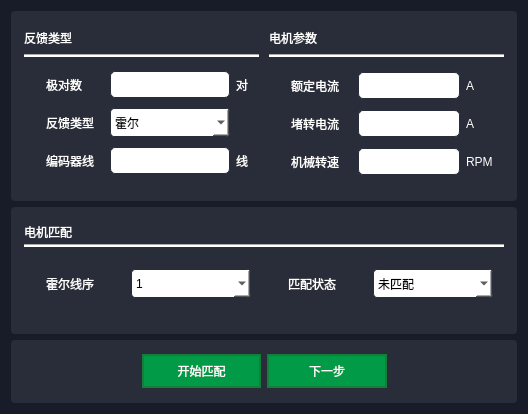
<?xml version="1.0" encoding="UTF-8"?>
<ui version="4.0">
 <class>MotorMatch</class>
 <widget class="QWidget" name="MotorMatch">
  <property name="geometry">
   <rect>
    <x>0</x>
    <y>0</y>
    <width>524</width>
    <height>414</height>
   </rect>
  </property>
  <property name="windowTitle">
   <string>电机匹配</string>
  </property>
  <property name="windowIcon">
   <iconset resource="resonrces.qrc">
    <normaloff>:/images/app.ico</normaloff>:/images/app.ico</iconset>
  </property>
  <property name="styleSheet">
   <string notr="true">QWidget{
	color:#fff;
	/*background-color: rgb(240,240,240);*/
	background-color: rgb(24,28,40);
}
QLabel{
	background-color: rgb(41,45,57);
}

QPushButton{
	color:white;
	border:2px solid #147e3a;
	background-color:#019b48;
	width:50px;
	height:30px;
}

QPushButton:hover{
	background-color:#019b48;
	font-size:12px;
	font-weight:bold;
}

QLabel{
	color:white;
}

QGroupBox{
	border:2px solid rgb(41,45,57);
	color:white;
	background-color: rgb(41,45,57);
	border-radius:4px;
}

QLineEdit{	
	background-color: rgb(255, 255, 255);
	border:1px solid #147e3a;
	width:100px;
	height:30px;
	color:black;
}
QComboBox{
	background-color: rgb(255, 255, 255);
	width:100px;
	height:27px;
	border-radius:4px;
	border:1px solid rgb(41,45,57);
	color:black;
}

QLineEdit:hover{
	border:1px solid rgb(0,149,255);
}

QTabWidget:pane{
	border-top:1px solid rgb(240, 240, 240);
	/*border:1px solid rgb(41,45,57);*/
}

QTabBar::tab{
	color:white;
	width:50px;
	height:25px;
	background-color:#019b48;
	margin-right: 5px;
	margin-bottom:-6px;
}

QTabBar::tab:selected{
	background-color:rgb(0,149,255);
	font-weight:bold;
	height:28px;
	border:1.5px solid rgb(0,110,255);
}

QMessageBox{
	background-color:rgb(41,45,57);
}

QMessageBox QPushButton:enabled{
	border-radius: 5px;
	width: 50px;
	height: 20px;
	background-color: #019b48;
	color: white;
	font-size: 12px;
}
</string>
  </property>
  <layout class="QVBoxLayout" name="verticalLayout" stretch="3,2,1">
   <item>
    <widget class="QGroupBox" name="groupBox">
     <layout class="QHBoxLayout" name="horizontalLayout">
      <item>
       <widget class="QGroupBox" name="positionLoopGroupBox">
        <property name="styleSheet">
         <string notr="true"/>
        </property>
        <layout class="QVBoxLayout" name="verticalLayout_16" stretch="1,4">
         <property name="leftMargin">
          <number>0</number>
         </property>
         <property name="topMargin">
          <number>3</number>
         </property>
         <property name="rightMargin">
          <number>0</number>
         </property>
         <property name="bottomMargin">
          <number>3</number>
         </property>
         <item>
          <layout class="QVBoxLayout" name="verticalLayout_17">
           <item>
            <widget class="QLabel" name="label_20">
             <property name="text">
              <string>反馈类型</string>
             </property>
            </widget>
           </item>
           <item>
            <widget class="Line" name="line_9">
             <property name="sizePolicy">
              <sizepolicy hsizetype="Expanding" vsizetype="Fixed">
               <horstretch>0</horstretch>
               <verstretch>0</verstretch>
              </sizepolicy>
             </property>
             <property name="styleSheet">
              <string notr="true">background-color: rgb(255, 255, 255);</string>
             </property>
             <property name="orientation">
              <enum>Qt::Horizontal</enum>
             </property>
            </widget>
           </item>
          </layout>
         </item>
         <item>
          <widget class="QGroupBox" name="gridGroupBox_6">
           <property name="styleSheet">
            <string notr="true">QLineEdit{
	border:1px solid rgb(41,45,57);
	height:25px;
	width:100px;
	border-radius:5px;
}
QLineEdit:hover{
	border:1px solid rgb(0,149,255);
}</string>
           </property>
           <layout class="QGridLayout" name="gridLayout_7" columnstretch="2,0,0">
            <property name="leftMargin">
             <number>20</number>
            </property>
            <property name="topMargin">
             <number>0</number>
            </property>
            <property name="bottomMargin">
             <number>0</number>
            </property>
            <property name="verticalSpacing">
             <number>4</number>
            </property>
            <item row="2" column="1">
             <widget class="QLineEdit" name="encoderlineLineEdit"/>
            </item>
            <item row="0" column="1">
             <widget class="QLineEdit" name="polePairsLineEdit">
              <property name="enabled">
               <bool>true</bool>
              </property>
              <property name="text">
               <string/>
              </property>
             </widget>
            </item>
            <item row="0" column="0">
             <widget class="QLabel" name="label_22">
              <property name="text">
               <string>极对数</string>
              </property>
             </widget>
            </item>
            <item row="2" column="0">
             <widget class="QLabel" name="encoderLabel">
              <property name="text">
               <string>编码器线</string>
              </property>
             </widget>
            </item>
            <item row="0" column="2">
             <widget class="QLabel" name="label_13">
              <property name="text">
               <string>对</string>
              </property>
             </widget>
            </item>
            <item row="1" column="0">
             <widget class="QLabel" name="feekbackLabel">
              <property name="text">
               <string>反馈类型</string>
              </property>
             </widget>
            </item>
            <item row="1" column="1">
             <widget class="QComboBox" name="feekbackTypeComboBox">
              <property name="enabled">
               <bool>true</bool>
              </property>
              <item>
               <property name="text">
                <string>霍尔</string>
               </property>
              </item>
              <item>
               <property name="text">
                <string>编码器</string>
               </property>
              </item>
              <item>
               <property name="text">
                <string>霍尔+编码器</string>
               </property>
              </item>
             </widget>
            </item>
            <item row="2" column="2">
             <widget class="QLabel" name="label_25">
              <property name="text">
               <string>线</string>
              </property>
             </widget>
            </item>
           </layout>
          </widget>
         </item>
        </layout>
       </widget>
      </item>
      <item>
       <widget class="QGroupBox" name="positionLoopGroupBox_2">
        <property name="styleSheet">
         <string notr="true"/>
        </property>
        <layout class="QVBoxLayout" name="verticalLayout_18" stretch="1,4">
         <property name="leftMargin">
          <number>0</number>
         </property>
         <property name="topMargin">
          <number>3</number>
         </property>
         <property name="rightMargin">
          <number>0</number>
         </property>
         <property name="bottomMargin">
          <number>3</number>
         </property>
         <item>
          <layout class="QVBoxLayout" name="verticalLayout_19">
           <item>
            <widget class="QLabel" name="label_21">
             <property name="text">
              <string>电机参数</string>
             </property>
            </widget>
           </item>
           <item>
            <widget class="Line" name="line_10">
             <property name="sizePolicy">
              <sizepolicy hsizetype="Expanding" vsizetype="Fixed">
               <horstretch>0</horstretch>
               <verstretch>0</verstretch>
              </sizepolicy>
             </property>
             <property name="styleSheet">
              <string notr="true">background-color: rgb(255, 255, 255);</string>
             </property>
             <property name="orientation">
              <enum>Qt::Horizontal</enum>
             </property>
            </widget>
           </item>
          </layout>
         </item>
         <item>
          <widget class="QGroupBox" name="gridGroupBox_7">
           <property name="styleSheet">
            <string notr="true">QLineEdit{
	border:1px solid rgb(41,45,57);
	height:25px;
	width:100px;
	border-radius:5px;
}
QLineEdit:hover{
	border:1px solid rgb(0,149,255);
}</string>
           </property>
           <layout class="QGridLayout" name="gridLayout_8" columnstretch="2,0,0">
            <property name="leftMargin">
             <number>20</number>
            </property>
            <property name="topMargin">
             <number>0</number>
            </property>
            <property name="bottomMargin">
             <number>0</number>
            </property>
            <property name="verticalSpacing">
             <number>4</number>
            </property>
            <item row="2" column="1">
             <widget class="QLineEdit" name="speedLineEdit"/>
            </item>
            <item row="0" column="1">
             <widget class="QLineEdit" name="ratedCurrentLineEdit"/>
            </item>
            <item row="0" column="0">
             <widget class="QLabel" name="label_24">
              <property name="text">
               <string>额定电流</string>
              </property>
             </widget>
            </item>
            <item row="2" column="0">
             <widget class="QLabel" name="speedlabel">
              <property name="text">
               <string>机械转速</string>
              </property>
             </widget>
            </item>
            <item row="0" column="2">
             <widget class="QLabel" name="label_14">
              <property name="text">
               <string>A</string>
              </property>
             </widget>
            </item>
            <item row="1" column="0">
             <widget class="QLabel" name="label_12">
              <property name="text">
               <string>堵转电流</string>
              </property>
             </widget>
            </item>
            <item row="2" column="2">
             <widget class="QLabel" name="label_27">
              <property name="text">
               <string>RPM</string>
              </property>
             </widget>
            </item>
            <item row="1" column="2">
             <widget class="QLabel" name="label">
              <property name="text">
               <string>A</string>
              </property>
             </widget>
            </item>
            <item row="1" column="1">
             <widget class="QLineEdit" name="locked_rotorCurrentLineEdit"/>
            </item>
           </layout>
          </widget>
         </item>
        </layout>
       </widget>
      </item>
     </layout>
    </widget>
   </item>
   <item>
    <widget class="QGroupBox" name="groupBox_2">
     <layout class="QVBoxLayout" name="verticalLayout_2">
      <item>
       <widget class="QGroupBox" name="positionLoopGroupBox_3">
        <property name="styleSheet">
         <string notr="true"/>
        </property>
        <layout class="QVBoxLayout" name="verticalLayout_20" stretch="1,4">
         <property name="spacing">
          <number>3</number>
         </property>
         <property name="leftMargin">
          <number>0</number>
         </property>
         <property name="topMargin">
          <number>3</number>
         </property>
         <property name="rightMargin">
          <number>0</number>
         </property>
         <property name="bottomMargin">
          <number>3</number>
         </property>
         <item>
          <layout class="QVBoxLayout" name="verticalLayout_21">
           <item>
            <widget class="QLabel" name="label_28">
             <property name="text">
              <string>电机匹配</string>
             </property>
            </widget>
           </item>
           <item>
            <widget class="Line" name="line_11">
             <property name="sizePolicy">
              <sizepolicy hsizetype="Expanding" vsizetype="Fixed">
               <horstretch>0</horstretch>
               <verstretch>0</verstretch>
              </sizepolicy>
             </property>
             <property name="styleSheet">
              <string notr="true">background-color: rgb(255, 255, 255);</string>
             </property>
             <property name="orientation">
              <enum>Qt::Horizontal</enum>
             </property>
            </widget>
           </item>
          </layout>
         </item>
         <item>
          <widget class="QGroupBox" name="gridGroupBox_8">
           <property name="styleSheet">
            <string notr="true">QLineEdit{
	border:1px solid rgb(41,45,57);
	height:25px;
	width:100px;
	border-radius:5px;
}
QLineEdit:hover{
	border:1px solid rgb(0,149,255);
}</string>
           </property>
           <layout class="QGridLayout" name="gridLayout_9" columnstretch="1,0,0,0">
            <property name="leftMargin">
             <number>20</number>
            </property>
            <property name="topMargin">
             <number>0</number>
            </property>
            <property name="bottomMargin">
             <number>0</number>
            </property>
            <property name="horizontalSpacing">
             <number>37</number>
            </property>
            <property name="verticalSpacing">
             <number>3</number>
            </property>
            <item row="0" column="0">
             <widget class="QLabel" name="label_16">
              <property name="text">
               <string>霍尔线序</string>
              </property>
             </widget>
            </item>
            <item row="0" column="1">
             <widget class="QComboBox" name="hallOrderComboBox">
              <item>
               <property name="text">
                <string>1</string>
               </property>
              </item>
              <item>
               <property name="text">
                <string>2</string>
               </property>
              </item>
              <item>
               <property name="text">
                <string>3</string>
               </property>
              </item>
              <item>
               <property name="text">
                <string>4</string>
               </property>
              </item>
              <item>
               <property name="text">
                <string>5</string>
               </property>
              </item>
              <item>
               <property name="text">
                <string>6</string>
               </property>
              </item>
             </widget>
            </item>
            <item row="0" column="2">
             <widget class="QLabel" name="label_30">
              <property name="text">
               <string>匹配状态</string>
              </property>
             </widget>
            </item>
            <item row="0" column="3">
             <widget class="QComboBox" name="matchStatusComboBox">
              <property name="enabled">
               <bool>false</bool>
              </property>
              <item>
               <property name="text">
                <string>未匹配</string>
               </property>
              </item>
              <item>
               <property name="text">
                <string>已匹配</string>
               </property>
              </item>
              <item>
               <property name="text">
                <string>未匹配成功</string>
               </property>
              </item>
             </widget>
            </item>
           </layout>
          </widget>
         </item>
        </layout>
       </widget>
      </item>
     </layout>
    </widget>
   </item>
   <item>
    <widget class="QGroupBox" name="groupBox_3">
     <layout class="QHBoxLayout" name="horizontalLayout_2" stretch="1,1,1,1">
      <item>
       <spacer name="horizontalSpacer">
        <property name="orientation">
         <enum>Qt::Horizontal</enum>
        </property>
        <property name="sizeHint" stdset="0">
         <size>
          <width>40</width>
          <height>20</height>
         </size>
        </property>
       </spacer>
      </item>
      <item>
       <widget class="QPushButton" name="startMatchBtn">
        <property name="text">
         <string>开始匹配</string>
        </property>
       </widget>
      </item>
      <item>
       <widget class="QPushButton" name="nextStepBtn">
        <property name="text">
         <string>下一步</string>
        </property>
       </widget>
      </item>
      <item>
       <spacer name="horizontalSpacer_2">
        <property name="orientation">
         <enum>Qt::Horizontal</enum>
        </property>
        <property name="sizeHint" stdset="0">
         <size>
          <width>40</width>
          <height>20</height>
         </size>
        </property>
       </spacer>
      </item>
     </layout>
    </widget>
   </item>
  </layout>
 </widget>
 <resources>
  <include location="resonrces.qrc"/>
 </resources>
 <connections/>
</ui>
